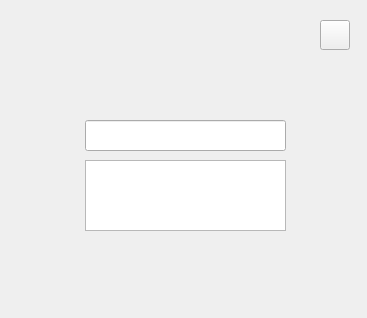
<?xml version="1.0" encoding="UTF-8"?>
<ui version="4.0">
 <class>ViewFriendInfo</class>
 <widget class="QDialog" name="ViewFriendInfo">
  <property name="geometry">
   <rect>
    <x>0</x>
    <y>0</y>
    <width>367</width>
    <height>318</height>
   </rect>
  </property>
  <property name="windowTitle">
   <string>Dialog</string>
  </property>
  <widget class="QWidget" name="widget" native="true">
   <property name="geometry">
    <rect>
     <x>0</x>
     <y>0</y>
     <width>367</width>
     <height>318</height>
    </rect>
   </property>
   <property name="styleSheet">
    <string notr="true">background-image: url(:/bg/viewFriendInfo .png);</string>
   </property>
   <widget class="QLineEdit" name="friendNickNameText">
    <property name="geometry">
     <rect>
      <x>85</x>
      <y>120</y>
      <width>201</width>
      <height>31</height>
     </rect>
    </property>
    <property name="styleSheet">
     <string notr="true">background-image: url(:/bg/content.png);
border-image: url(:/bg/content.png);</string>
    </property>
    <property name="readOnly">
     <bool>true</bool>
    </property>
   </widget>
   <widget class="QTextEdit" name="friendInfoText">
    <property name="geometry">
     <rect>
      <x>85</x>
      <y>160</y>
      <width>201</width>
      <height>71</height>
     </rect>
    </property>
    <property name="styleSheet">
     <string notr="true">background-image: url(:/bg/content.png);
border-image: url(:/bg/content.png);</string>
    </property>
    <property name="readOnly">
     <bool>true</bool>
    </property>
   </widget>
   <widget class="QToolButton" name="CloseWinBtn">
    <property name="geometry">
     <rect>
      <x>320</x>
      <y>20</y>
      <width>30</width>
      <height>30</height>
     </rect>
    </property>
    <property name="font">
     <font>
      <pointsize>14</pointsize>
     </font>
    </property>
    <property name="cursor">
     <cursorShape>PointingHandCursor</cursorShape>
    </property>
    <property name="styleSheet">
     <string notr="true">background-image: url(:/bg/content.png);
border-image: url(:/bg/closeBtn.png);</string>
    </property>
    <property name="text">
     <string/>
    </property>
   </widget>
  </widget>
 </widget>
 <resources/>
 <connections/>
</ui>
